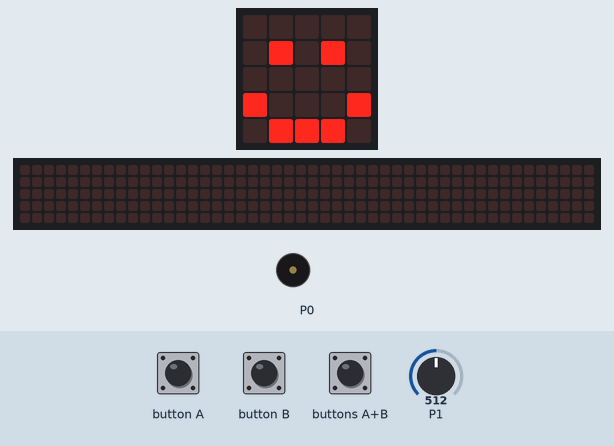
Simulated run of this program. Board: BBC micro:bit (MakeCode). Parts: the board's 5×5 LED display, a strip that is not on the board, showing the scrolling text unrolled, buzzer (waves = sounding). The inputs (shaded band) are chosen by the test bench; at power-on: P1 = 512 (analog values on the 0–1023 scale). The 48×5 strip is a reading aid, not a part: it shows the text the display is scrolling, unrolled, one strip-width of it at a time; data-log rows are listed on the console; what the program prints to the serial console is not drawn.

Above: at 1.2 s.
1.3 s: P1 set to 408
3.7 s: P1 set to 386
At 4.9 s:
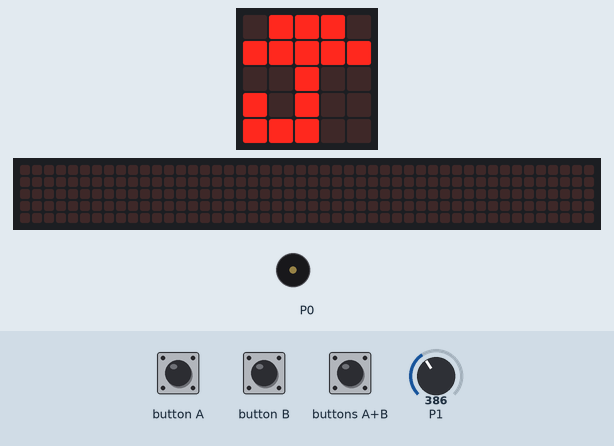
6.7 s: button A pressed for 0.15 s
At 6.99 s:
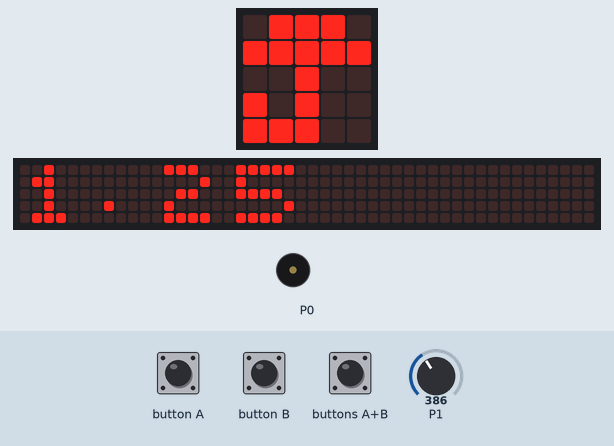
7.4 s: button B pressed for 0.15 s
8.1 s: buttons A+B pressed for 0.15 s
At 11.7 s:
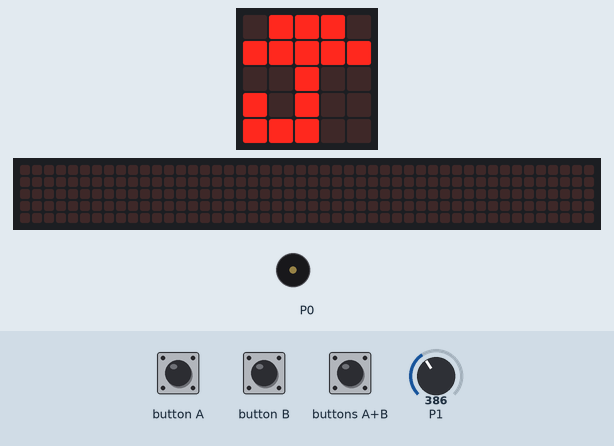
11.8 s: button A pressed for 0.15 s
At 16.37 s:
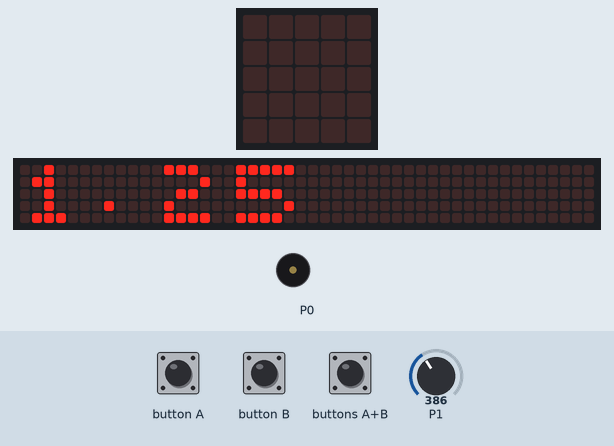
Timing chart, 0 to 17.9 s (numbered marks = the images above; inputs shaded):
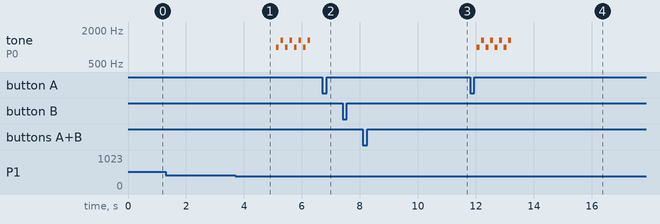

The program:

main.ts
```typescript
/**
 * =========================================================================
 * PROJETO: Monitoramento de Umidade do Solo em Volts V3.3
 * INSTITUIÇÃO: EEB Marechal Luz - Jaguaruna / SC (Laboratório Maker)
 * RESPONSÁVEL: Prof. Sandro J. Clara - Especialista em Informática
 * =========================================================================
 */

let statusTexto = ""
let tempoDecorrido = 0
let agora = 0
let tensaoVolts = 0
let limiteSecoVolts = 1.29
// Ajustado de 3.31 para 3.19V para que o alerta de excesso realmente dispare
let limiteExcessoVolts = 3.19
let ultimoLogExcel = -10000

// Função de leitura filtrada com variáveis locais isoladas
function lerTensaoFiltrada(): number {
    let somaADC = 0
    pins.digitalWritePin(DigitalPin.P0, 1)
    basic.pause(20)
    // Faz 10 leituras rápidas (elimina picos de ruído de 60Hz)
    for (let index = 0; index < 10; index++) {
        somaADC += pins.analogReadPin(AnalogPin.P1)
        basic.pause(5)
    }
    pins.digitalWritePin(DigitalPin.P0, 0)
    let mediaADC = somaADC / 10
    return Math.round((mediaADC * 3.3 / 1023) * 100) / 100
}

// Botão A: Mostra a tensão atual em Volts nos LEDs
input.onButtonPressed(Button.A, function () {
    basic.showNumber(lerTensaoFiltrada())
})

// Botões A + B juntos: Limpa a memória interna (Data Logger)
input.onButtonPressed(Button.AB, function () {
    datalogger.deleteLog(datalogger.DeleteType.Full)
    basic.showIcon(IconNames.Yes)
    basic.pause(500)
})

// Botão B: Exibe a identificação institucional e autoral nos LEDs
input.onButtonPressed(Button.B, function () {
    basic.showString("EEB Marechal Luz - Prof. Sandro")
})

music.setVolume(255)
datalogger.setColumns([
    "Projeto",
    "Orientador",
    "Tensao_V",
    "Min_V",
    "Max_V",
    "Status"
])

basic.forever(function () {
    // 1. Faz a leitura estabilizada
    tensaoVolts = lerTensaoFiltrada()
    agora = input.runningTime()
    tempoDecorrido = Math.round(agora / 1000)

    // 2. Atualiza os gráficos no notebook
    serial.writeValue("Tensao_V.Medida", tensaoVolts)
    serial.writeValue("Tensao_V.Min_1_29V", limiteSecoVolts)
    serial.writeValue("Tensao_V.Max_2_85V", limiteExcessoVolts)
    serial.writeValue("Cronometro.Segundos", tempoDecorrido)

    // 3. Classifica o estado do solo
    if (tensaoVolts < limiteSecoVolts) {
        statusTexto = "FALTA DE AGUA"
        basic.showIcon(IconNames.Umbrella)
        serial.writeLine("====================================================================")
        serial.writeLine("  [!!! ALERTA: FALTA DE AGUA !!!] -> SOLO SECO (" + tensaoVolts + "V < " + limiteSecoVolts + "V)")
        serial.writeLine("  PROJETO MAKER IoT | EEB Marechal Luz | Prof. Sandro J. Clara")
        serial.writeLine("====================================================================")
        for (let index = 0; index < 4; index++) {
            music.playTone(988, 100)
            basic.pause(50)
            music.playTone(1319, 100)
            basic.pause(50)
        }
    } else if (tensaoVolts > limiteExcessoVolts) {
        statusTexto = "EXCESSO DE AGUA"
        basic.showIcon(IconNames.Sad)
        serial.writeLine("====================================================================")
        serial.writeLine("  [*** ALERTA: EXCESSO DE AGUA ***] -> ENCHARCADO (" + tensaoVolts + "V > " + limiteExcessoVolts + "V)")
        serial.writeLine("  PROJETO MAKER IoT | EEB Marechal Luz | Prof. Sandro J. Clara")
        serial.writeLine("====================================================================")
        music.playTone(330, 250)
        basic.pause(100)
        music.playTone(262, 350)
    } else {
        statusTexto = "UMIDADE IDEAL"
        basic.showIcon(IconNames.Happy)
        serial.writeLine("PROJETO MAKER IoT | EEB Marechal Luz - Jaguaruna/SC | Prof. Sandro J. Clara")
        serial.writeLine("STATUS: UMIDADE IDEAL (" + tensaoVolts + "V) | Tempo: " + tempoDecorrido + "s")
    }

    // 4. Grava no Data Logger / Excel a cada 10 segundos
    if (agora - ultimoLogExcel >= 10000) {
        ultimoLogExcel = agora
        datalogger.log(
            datalogger.createCV("Projeto", "EEB Marechal Luz"),
            datalogger.createCV("Orientador", "Prof. Sandro J. Clara"),
            datalogger.createCV("Tensao_V", tensaoVolts),
            datalogger.createCV("Min_V", limiteSecoVolts),
            datalogger.createCV("Max_V", limiteExcessoVolts),
            datalogger.createCV("Status", statusTexto)
        )
    }
    basic.pause(1500)
})
```

test.ts
```typescript
// testes vão aqui; isto não será compilado quando este pacote for usado como uma extensão.
```

Measured:
- the behaviour switches between 399 and 398 on P1 (found by bisection; images 0 and 1)
- after the input at 3.7 s, tone on P0: silent → 988 Hz after 1.4 s, then repeats every 0.31 s: silent 0.06 s, 1319 Hz 0.10 s, silent 0.06 s, 988 Hz 0.10 s; the display: changes after 0.80 s (image 1)
- after the input at 6.7 s, the display: changes after 0.22 s (image 2)
- after the input at 8.1 s, the display: first differs from a run without the input after 3.3 s (image 3)
- after the input at 11.8 s, the display: first changes after 0.24 s (image 4 shows a later state)
